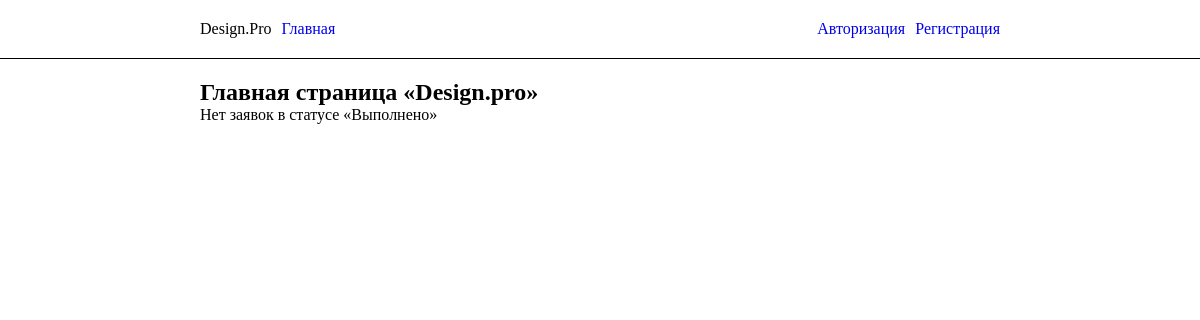
The app's page /portal/, older data.
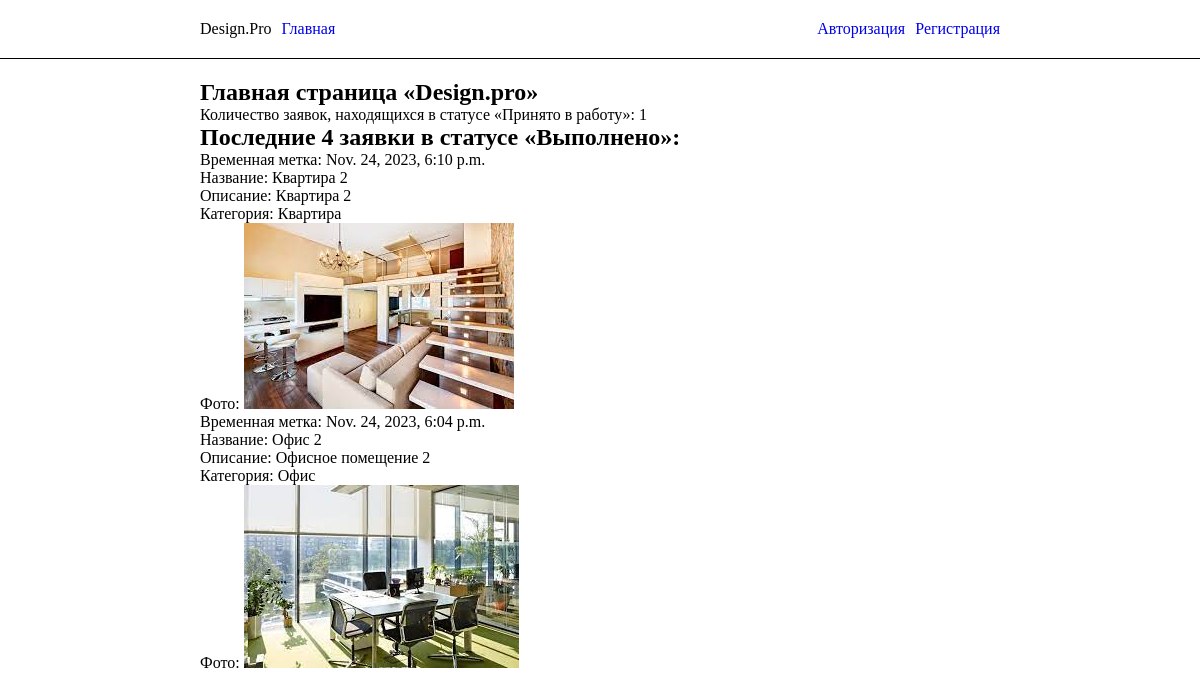
The same page, newer data.
### portal/models.py (models this page shows, shortened)
class Application(models.Model):
    date = models.DateTimeField(verbose_name='Временная метка', auto_now_add=True)
    owner = models.ForeignKey(CustomUser, on_delete=models.CASCADE, verbose_name='Владелец')
    title = models.CharField(max_length=255, verbose_name='Название звявки')
    description = models.TextField(verbose_name='Описание заявки')
    category = models.ForeignKey(Category, on_delete=models.CASCADE, verbose_name='Категория')
    image = models.ImageField(upload_to='images/', verbose_name='Фото')
    image_created = models.ImageField(upload_to='images_created/', verbose_name='Созданная работа', blank=True)
    comment = models.TextField(verbose_name='Комментарий', blank=True)
    STATE_CHOICES = [
        ('new', 'Новая'),
        ('progress', 'Принято в работу'),
        ('completed', 'Выполнено'),
    ]
    state = models.CharField(max_length=20, choices=STATE_CHOICES, default='new', verbose_name='Статус заявки')

class Category(models.Model):
    title = models.CharField(max_length=255, verbose_name='Название категории')
    description = models.TextField(verbose_name='Описание категории')
    def __str__(self):
        return self.title

### portal/views.py (the view)
# urls.py: path('', views.index, name='index'),
def index(request):
    applications = Application.objects.filter(state='completed').order_by('-date')[:4]
    applications_count = Application.objects.filter(state='progress').count()
    context = {'application_list': applications, 'applications_count': applications_count}
    return render(
        request, 'index.html', context
    )

### portal/templates/index.html
{% extends "base_generic.html" %}
{% block content %}
    <h2>Главная страница «Design.pro»</h2>
    {% if application_list %}
        <div>
            <p>Количество заявок, находящихся в статусе «Принято в работу»: {{ applications_count }}</p>
        </div>
        <h2>Последние 4 заявки в статусе «Выполнено»:</h2>
        <div>
            {% for application in application_list %}
                <p>Временная метка: {{ application.date }}</p>
                <p>Название: {{ application.title }}</p>
                <p>Описание: {{ application.description }}</p>
                <p>Категория: {{ application.category }}</p>
                <p>Фото: <img src="{{ application.image.url }}"></p>
            {% endfor %}
        </div>
        {% else %}
        <p>Нет заявок в статусе «Выполнено»</p>
    {% endif %}
{% endblock %}

### portal/templates/base_generic.html (shortened to what this page needs)
<!DOCTYPE html>
<html lang="ru">
<head>
  {% load static %}
  <link rel="stylesheet" href="{% static 'css/styles.css' %}">
</head>
<body>
  <header class="header">
      {% block header %}
    <div class="header-content">
        <p>Design.Pro</p>
        <a href="{% url 'index' %}">Главная</a>
    </div>
    <div class="header-content">
      {% if user.is_authenticated %}
          <p>User: {{ user.get_username }}</p>
          <a href="{% url 'logged_out'%}">Выйти</a>
          {% else %}
            <a href="{% url 'login'%}">Авторизация</a>
            <a href="{% url 'registration'%}">Регистрация</a>
       {% endif %}
    </div>
      {% endblock %}
  </header>
  <main class="main">
    {% block content %}{% endblock %}
  </main>
</body>
</html>

### portal/static/css/styles.css (style rules this page uses)
* { margin: 0; padding: 0; box-sizing: border-box; }
a { text-decoration: none; }
.header { display: flex; justify-content: space-between; align-items: center; width: 100%; border-bottom: 1px solid #000000; padding: 20px 200px; }
.header-content { display: flex; gap: 10px; }
.main { padding: 20px 200px; }

Row changes from the older to the newer data that the page shows:
added Application: date "Nov. 24, 2023, 6:10 p.m.", title "Квартира 2", description "Квартира 2", category "Квартира", image (picture)
added Application: date "Nov. 24, 2023, 6:04 p.m.", title "Офис 2", description "Офисное помещение 2", category "Офис", image (picture)
Text that changed along with them:
{{ applications_count }}: (not shown) → "1"
text no longer shown: "Нет заявок в статусе «Выполнено»"
text now shown: "Количество заявок, находящихся в статусе «Принято в работу»: Последние 4 заявки в статусе «Выполнено»:"
